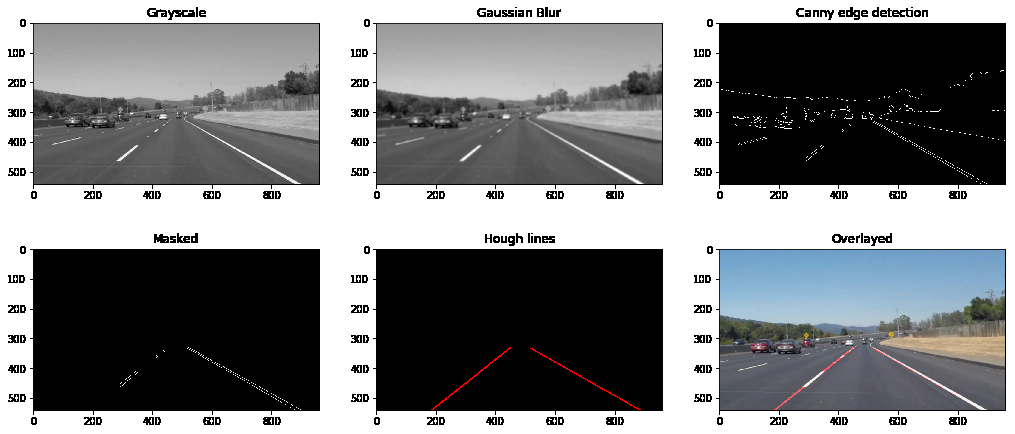
#> input picture report_images/image_pipeline.png, 1015 x 434 px
$ python -i draw_lines.py   (imports and definitions only)
#> lines starting #> are read from the running program, lines starting #| are printed output that depends on the picture; after the words box and inside, x2 and y2 are one past the last pixel; in counts of white or black regions, pixels touching at a corner belong together
from collections import deque
import numpy as np
import cv2

class DrawLines(object):
    def __init__(self, buffer_size=1):
        """For a video stream, increase the buffer size to keep state of
        previous frames, which helps to smooth out the detection of lane lines.
        """
        self.lft_avg = {'x1':deque(buffer_size*[np.nan], buffer_size),
                        'x2':deque(buffer_size*[np.nan], buffer_size),
                        'y1':deque(buffer_size*[np.nan], buffer_size),
                        'y2':deque(buffer_size*[np.nan], buffer_size)}
        self.rht_avg = {'x1':deque(buffer_size*[np.nan], buffer_size),
                        'x2':deque(buffer_size*[np.nan], buffer_size),
                        'y1':deque(buffer_size*[np.nan], buffer_size),
                        'y2':deque(buffer_size*[np.nan], buffer_size)}

    def __call__(self, image, return_all=False):
        """Processing pipeline.
        """
        blank = np.zeros((image.shape[0], image.shape[1], 3), dtype=np.uint8)
        vertices = np.array([[(0,              image.shape[0]),
                              (450,            325),
                              (520,            325),
                              (image.shape[1], image.shape[0])]],
                            dtype=np.int32)

        grayscale = self.grayscale(image)
        blurred = self.gaussian_blur(grayscale, 11)
        edges = self.canny(blurred, 40, 40*3)
        masked = self.region_of_interest(edges, vertices)
        hough_lines = self.hough_lines(masked, 1, np.pi/180, 15, 5, 5)
        lines = self.draw_lines(blank, hough_lines)
        weighted = self.weighted_image(lines, image)

        if return_all is not True:
            return weighted
        else:
            return [grayscale, blurred, edges, masked, lines, weighted]

    def draw_lines(self, image, lines, color=[255, 0, 0], thickness=3):
        """Take the average over all identified line segments in an image to
        draw out the full extent of each lane line.
        """
        lft = {'x1':[], 'x2':[], 'y1':[], 'y2':[]}
        rht = {'x1':[], 'x2':[], 'y1':[], 'y2':[]}

        for line in lines:
            for x1,y1,x2,y2 in line:
                angle = np.arctan2((y1-y2),(x1-x2))*180/np.pi
                if(np.absolute(angle) < 170 and np.absolute(angle) > 130):
                    slope = ((y2-y1)/(x2-x1))
                    if(slope < 0):
                        lft['x1'].append(x1)
                        lft['x2'].append(x2)
                        lft['y1'].append(y1)
                        lft['y2'].append(y2)
                    elif(slope > 0):
                        rht['x1'].append(x1)
                        rht['x2'].append(x2)
                        rht['y1'].append(y1)
                        rht['y2'].append(y2)

        for idx in ['x1','x2','y1','y2']:
            self.lft_avg[idx].append(np.mean(lft[idx]))
            self.rht_avg[idx].append(np.mean(rht[idx]))

        lft_params = np.polyfit([np.nanmean(self.lft_avg['x1'], axis=0),
                                 np.nanmean(self.lft_avg['x2'], axis=0)],
                                [np.nanmean(self.lft_avg['y1'], axis=0),
                                 np.nanmean(self.lft_avg['y2'], axis=0)], 1)
        rht_params = np.polyfit([np.nanmean(self.rht_avg['x1'], axis=0),
                                 np.nanmean(self.rht_avg['x2'], axis=0)],
                                [np.nanmean(self.rht_avg['y1'], axis=0),
                                 np.nanmean(self.rht_avg['y2'], axis=0)], 1)

        lft_poly = np.poly1d(lft_params)
        rht_poly = np.poly1d(rht_params)

        lft_pt1 = (0, int(lft_poly(0)))
        lft_pt2 = (450, int(lft_poly(450)))
        rht_pt1 = (520, int(rht_poly(520)))
        rht_pt2 = (image.shape[1], int(rht_poly(image.shape[1])))

        image = cv2.line(image, lft_pt1, lft_pt2, color, thickness)
        image = cv2.line(image, rht_pt1, rht_pt2, color, thickness)

        return image

    def hough_lines(self, image, rho, theta, threshold, min_line_len, max_line_gap):
        """Return an image with Hough lines drawn.
        NOTE: img must be the output of a Canny transform.
        """
        return cv2.HoughLinesP(image, rho, theta, threshold, np.array([]),
                               minLineLength=min_line_len, maxLineGap=max_line_gap)

    def grayscale(self, image):
        return cv2.cvtColor(image, cv2.COLOR_RGB2GRAY)

    def gaussian_blur(self, image, kernel_size):
        """Apply a Gaussian Noise kernel.
        """
        return cv2.GaussianBlur(image, (kernel_size, kernel_size), 0)

    def canny(self, image, low_threshold, high_threshold):
        """Apply the Canny transform.
        """
        return cv2.Canny(image, low_threshold, high_threshold)

    def region_of_interest(self, image, vertices):
        """Set pixels outside the region of interest to black.
        """
        mask = np.zeros_like(image)

        if len(image.shape) > 2:
            channel_count = image.shape[2]  # i.e. 3 or 4 depending on your image
            ignore_mask_color = (255,) * channel_count
        else:
            ignore_mask_color = 255

        # filling pixels inside the polygon defined by "vertices"
        cv2.fillPoly(mask, vertices, ignore_mask_color)

        # returning the image only where mask pixels are nonzero
        return cv2.bitwise_and(image, mask)

    def weighted_image(self, img_a, img_b, α=0.8, β=1., λ=0.):
        """Return img_b overlayed on img_a.
        The result image is computed as follows: img_a * α + img_b * β + λ
        NOTE: initial_img and img must be the same shape
        """
        return cv2.addWeighted(img_a, α, img_b, β, λ)

>>> import cv2
>>> picture = cv2.cvtColor(cv2.imread('report_images/image_pipeline.png'), cv2.COLOR_BGR2RGB)
>>> result = DrawLines()(picture)
#> in grayscale, `return cv2.cvtColor(image, cv2.COLOR_RGB2GRAY)`:
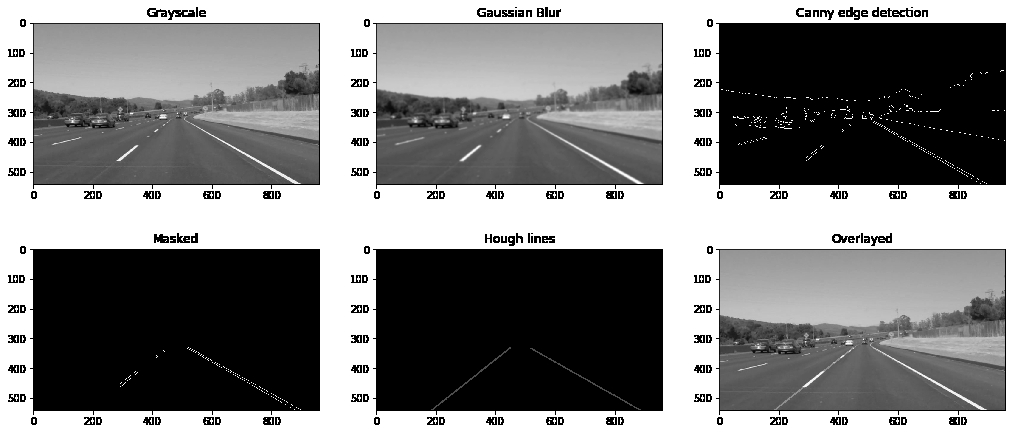
#> returned value: shape (434, 1015); min 0, max 255, mean 129.8
#> in gaussian_blur, `return cv2.GaussianBlur(image, (kernel_size, kernel_size), 0)`:
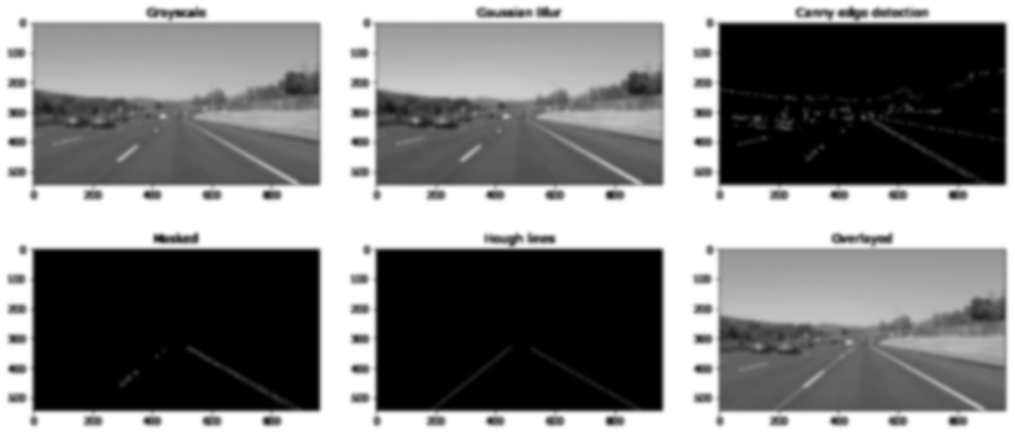
#> returned value: shape (434, 1015); min 0, max 255, mean 129.8
#> in canny, `return cv2.Canny(image, low_threshold, high_threshold)`:
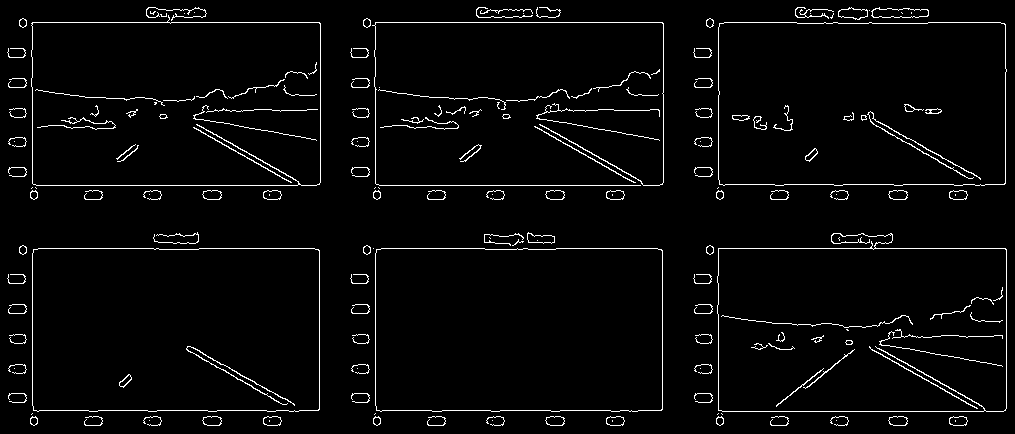
#> returned value: shape (434, 1015); 3.3% white in thin lines or dots
#> in region_of_interest, `cv2.fillPoly(mask, vertices, ignore_mask_color)`:
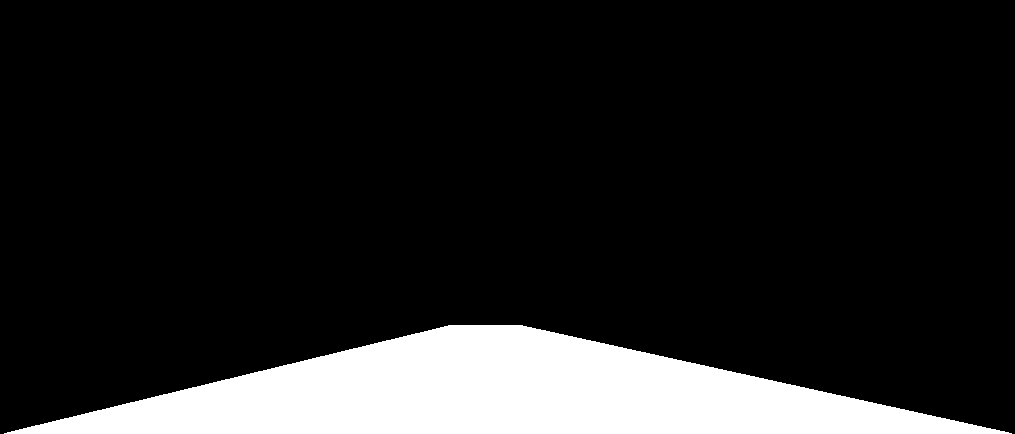
#> mask: shape (434, 1015); 13.4% white; 1 white region, box (x1, y1, x2, y2) and area: (4, 325, 1012, 434) 59166
#> in region_of_interest, `return cv2.bitwise_and(image, mask)`:
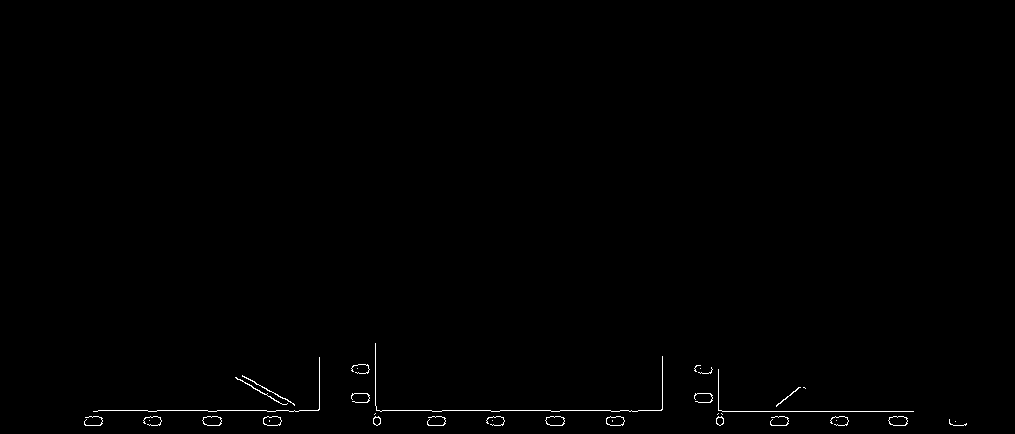
#> returned value: shape (434, 1015); 0.44% white in thin lines or dots, all inside (x1, y1, x2, y2) = (84, 343, 967, 426)
#> in __call__, `hough_lines = self.hough_lines(masked, 1, np.pi/180, 15, 5, 5)`: hough_lines = 74 rows, first 6: [376, 410, 431, 410], [722, 411, 913, 411], [264, 417, 271, 417], [170, 410, 207, 410], [492, 425, 502, 425], [442, 410, 482, 410]
#> the loop in draw_lines, `for line in lines:` made 74 passes
#> line on passes 1 to 12: [[376, 410, 431, 410]], [[722, 411, 913, 411]], [[264, 417, 271, 417]], [[170, 410, 207, 410]], [[492, 425, 502, 425]], [[442, 410, 482, 410]], [[560, 410, 598, 410]], [[375, 405, 375, 343]], [[771, 425, 786, 425]], [[607, 417, 623, 417]], [[662, 409, 662, 356]], [[98, 410, 156, 411]]
#> in draw_lines, `image = cv2.line(image, lft_pt1, lft_pt2, color, thickness)`: image: shape (434, 1015, 3); every value is 0
